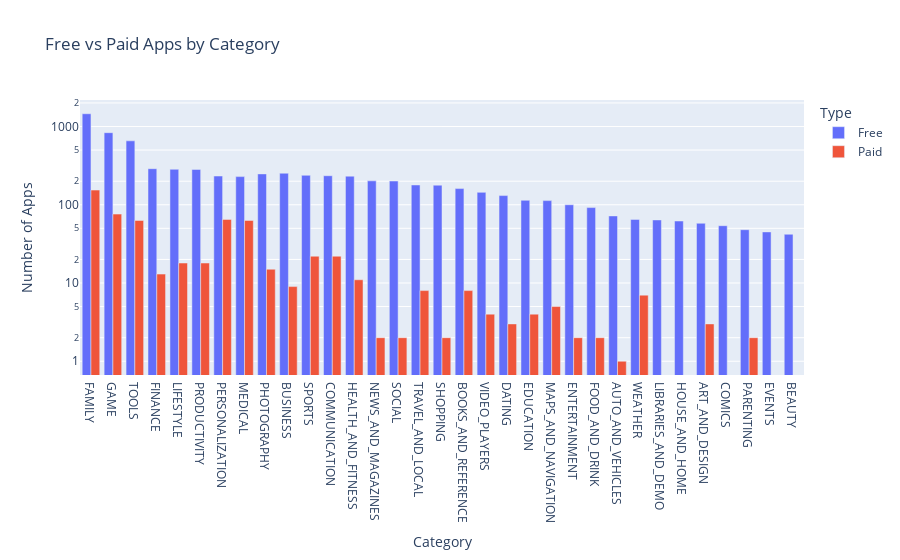

Write notebook code for a chart like this one.
### Code cell
px.bar(df_free_vs_paid, x='Category', y='App', title='Free vs Paid Apps by Category', color='Type', barmode='group').update_layout(xaxis_title='Category', yaxis_title='Number of Apps', xaxis={'categoryorder':'total descending'}, yaxis=dict(type='log')).show()

### Figure 1 — Plotly figure (JSON) as saved in the notebook; plotly's stock layout.template omitted (floating-point values rounded to 4 significant figures)
{"data": [{"alignmentgroup": "True", "hovertemplate": "Type=Free<br>Category=%{x}<br>App=%{y}<extra></extra>", "legendgroup": "Free", "marker": {"color": "#636efa", "pattern": {"shape": ""}}, "name": "Free", "offsetgroup": "Free", "orientation": "v", "showlegend": true, "textposition": "auto", "type": "bar", "x": ["ART_AND_DESIGN", "AUTO_AND_VEHICLES", "BEAUTY", "BOOKS_AND_REFERENCE", "BUSINESS", "COMICS", "COMMUNICATION", "DATING", "EDUCATION", "ENTERTAINMENT", "EVENTS", "FAMILY", "FINANCE", "FOOD_AND_DRINK", "GAME", "HEALTH_AND_FITNESS", "HOUSE_AND_HOME", "LIBRARIES_AND_DEMO", "LIFESTYLE", "MAPS_AND_NAVIGATION", "MEDICAL", "NEWS_AND_MAGAZINES", "PARENTING", "PERSONALIZATION", "PHOTOGRAPHY", "PRODUCTIVITY", "SHOPPING", "SOCIAL", "SPORTS", "TOOLS", "TRAVEL_AND_LOCAL", "VIDEO_PLAYERS", "WEATHER"], "xaxis": "x", "y": [58, 72, 42, 161, 253, 54, 235, 131, 114, 100, 45, 1456, 289, 92, 834, 232, 62, 64, 284, 113, 229, 202, 48, 233, 248, 283, 178, 201, 238, 656, 179, 144, 65], "yaxis": "y"}, {"alignmentgroup": "True", "hovertemplate": "Type=Paid<br>Category=%{x}<br>App=%{y}<extra></extra>", "legendgroup": "Paid", "marker": {"color": "#EF553B", "pattern": {"shape": ""}}, "name": "Paid", "offsetgroup": "Paid", "orientation": "v", "showlegend": true, "textposition": "auto", "type": "bar", "x": ["ART_AND_DESIGN", "AUTO_AND_VEHICLES", "BOOKS_AND_REFERENCE", "BUSINESS", "COMMUNICATION", "DATING", "EDUCATION", "ENTERTAINMENT", "FAMILY", "FINANCE", "FOOD_AND_DRINK", "GAME", "HEALTH_AND_FITNESS", "LIFESTYLE", "MAPS_AND_NAVIGATION", "MEDICAL", "NEWS_AND_MAGAZINES", "PARENTING", "PERSONALIZATION", "PHOTOGRAPHY", "PRODUCTIVITY", "SHOPPING", "SOCIAL", "SPORTS", "TOOLS", "TRAVEL_AND_LOCAL", "VIDEO_PLAYERS", "WEATHER"], "xaxis": "x", "y": [3, 1, 8, 9, 22, 3, 4, 2, 154, 13, 2, 76, 11, 18, 5, 63, 2, 2, 65, 15, 18, 2, 2, 22, 63, 8, 4, 7], "yaxis": "y"}], "layout": {"barmode": "group", "legend": {"title": {"text": "Type"}, "tracegroupgap": 0}, "title": {"text": "Free vs Paid Apps by Category"}, "xaxis": {"anchor": "y", "categoryorder": "total descending", "domain": [0, 1], "title": {"text": "Category"}}, "yaxis": {"anchor": "x", "domain": [0, 1], "title": {"text": "Number of Apps"}, "type": "log"}}}
